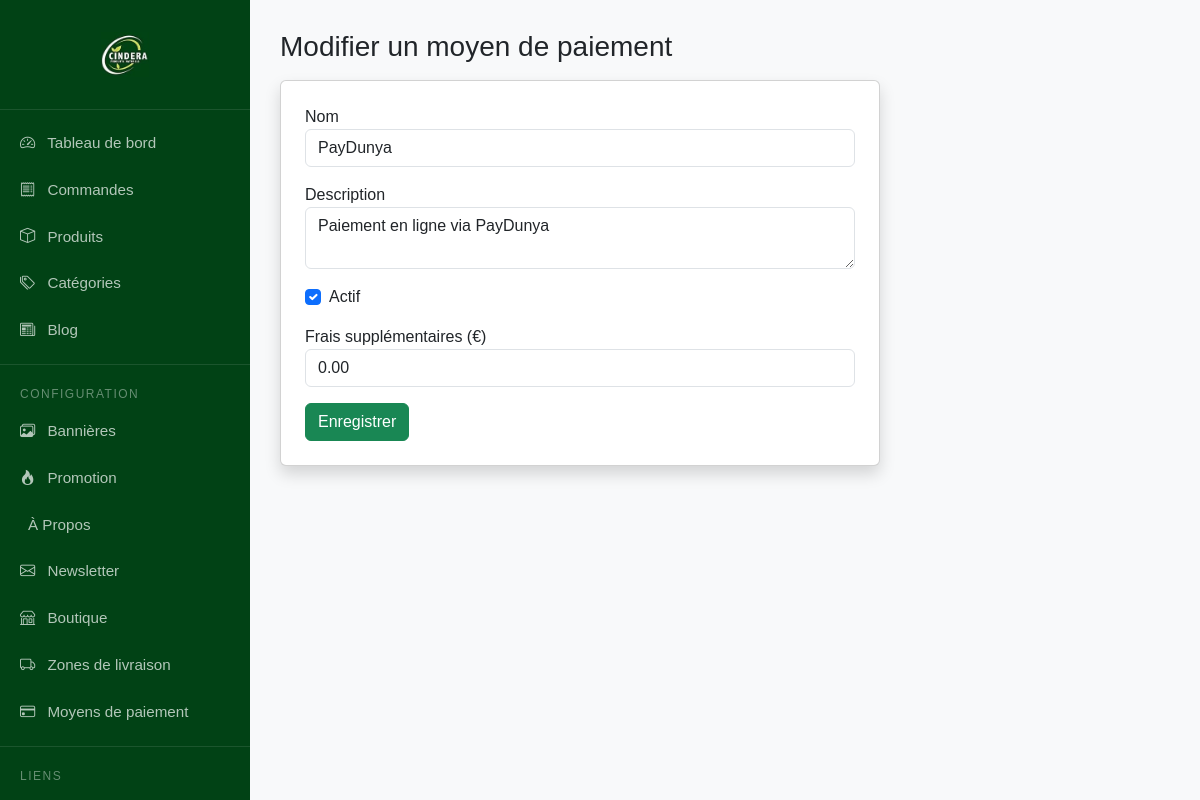
The page /dashboard/settings/payment-methods/edit/1/ (signed in) on the database its author committed.
### shop/models.py (models this page shows, shortened)
class PaymentMethod(models.Model):
    name = models.CharField(max_length=100, verbose_name="Nom")
    description = models.TextField(blank=True)
    is_active = models.BooleanField(default=True)
    extra_fee = models.DecimalField(max_digits=8, decimal_places=2, default=0, verbose_name="Frais supplémentaires")
    slug = models.SlugField(blank=True, null=True)  # temporairement nullable et non unique

### shop/decorators.py (the view)
    def _wrapped_view(request, *args, **kwargs):
        if request.user.is_authenticated:
            if request.user.is_manager or request.user.is_admin_role:
                return view_func(request, *args, **kwargs)
            else:
                raise PermissionDenied("Vous n'avez pas la permission d'accéder à cette page.")
        else:
            return redirect('products:login')  # redirige si non connecté

### shop/forms.py
class PaymentMethodForm(forms.ModelForm):
    class Meta:
        model = PaymentMethod
        fields = ['name', 'description', 'is_active', 'extra_fee']
        widgets = {
            'name': forms.TextInput(attrs={'class': 'form-control'}),
            'description': forms.Textarea(attrs={'class': 'form-control', 'rows': 2}),
            'is_active': forms.CheckboxInput(attrs={'class': 'form-check-input'}),
            'extra_fee': forms.NumberInput(attrs={'class': 'form-control', 'step': '0.01'}),
        }

### shop/context_processors.py (called while the page is built)
def cart_item_count(request):
    cart = request.session.get('cart', {})
    total_quantity = sum(int(item['quantity']) for item in cart.values())
    return {'cart_item_count': total_quantity}

def categories_context(request):
    return {
        'categories': Category.objects.all()
    }

### shop/models.py (called while the page is built)
    @property
    def is_manager(self):
        return self.role == self.Role.GESTIONNAIRE

    @property
    def is_admin_role(self):
        return self.role == self.Role.ADMIN

### shop/views.py (called while the page is built)
@login_required
@admin_or_manager_required
def edit_payment_method(request, method_id):
    method = get_object_or_404(PaymentMethod, id=method_id)
    if request.method == 'POST':
        form = PaymentMethodForm(request.POST, instance=method)
        if form.is_valid():
            form.save()
            messages.success(request, "Moyen de paiement mis à jour.")
            return redirect('dashboard:payment_methods')
    else:
        form = PaymentMethodForm(instance=method)
    return render(request, 'dashboard/settings/payment_form.html', {'form': form})

### templates/dashboard/settings/payment_form.html (shortened to what this page needs)
{% extends "dashboard/base_dashboard.html" %}
{% block content %}
<h3>{% if form.instance.pk %}Modifier{% else %}Ajouter{% endif %} un moyen de paiement</h3>
<div class="card shadow p-4 mt-3" style="max-width: 600px;">
    <form method="post">
        <div class="mb-3">
            <label>Nom</label>
            {{ form.name }}
        </div>
        <div class="mb-3">
            <label>Description</label>
            {{ form.description }}
        </div>
        <div class="mb-3 form-check">
            {{ form.is_active }}
            <label class="form-check-label">Actif</label>
        </div>
        <div class="mb-3">
            <label>Frais supplémentaires (€)</label>
            {{ form.extra_fee }}
        </div>
        <button type="submit" class="btn btn-success">Enregistrer</button>
    </form>
</div>
{% endblock %}

### templates/dashboard/base_dashboard.html (style rules this page uses)
body { background-color: #f8f9fa; }
body { background-color: #f8f9fa; font-family: 'Poppins', sans-serif; }

### rows shown on the page
PaymentMethod: name "PayDunya", description "Paiement en ligne via PayDunya", is_active "☑", extra_fee "0.00"
